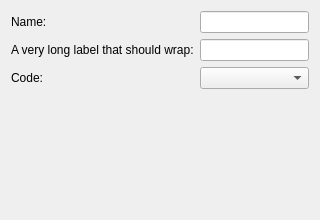
<?xml version="1.0" encoding="UTF-8"?>
<ui version="4.0"><class>Dialog</class>
 <widget class="QDialog" name="Dialog">
  <property name="geometry"><rect><x>0</x><y>0</y><width>320</width><height>220</height></rect></property>
  <property name="windowTitle"><string>Form wrap long</string></property>
  <layout class="QFormLayout" name="formLayout">
   <property name="rowWrapPolicy"><enum>QFormLayout::WrapLongRows</enum></property>
   <item row="0" column="0"><widget class="QLabel" name="label_1"><property name="text"><string>Name:</string></property></widget></item>
   <item row="0" column="1"><widget class="QLineEdit" name="lineEdit_1"/></item>
   <item row="1" column="0"><widget class="QLabel" name="label_2"><property name="text"><string>A very long label that should wrap:</string></property></widget></item>
   <item row="1" column="1"><widget class="QLineEdit" name="lineEdit_2"/></item>
   <item row="2" column="0"><widget class="QLabel" name="label_3"><property name="text"><string>Code:</string></property></widget></item>
   <item row="2" column="1"><widget class="QComboBox" name="comboBox_1"/></item>
  </layout>
 </widget>
</ui>
